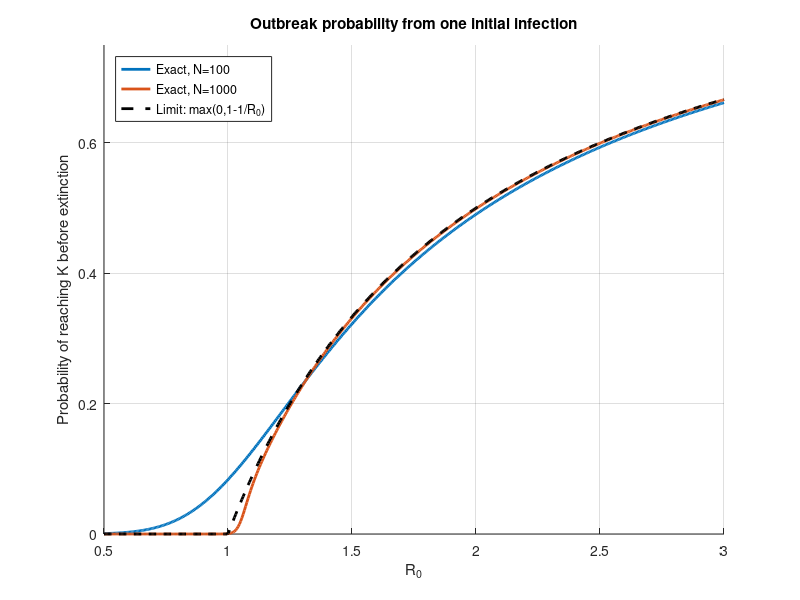

Here is the MATLAB script that generated this plot:
R0vals = linspace(0.5, 3, 500);
Nvals = [100, 1000];

figure('Color','w');
hold on;

colors = lines(3);

for a = 1:length(Nvals)
    N = Nvals(a);
    K = N/10;
    h1 = zeros(size(R0vals));

    for i = 1:length(R0vals)
        R0 = R0vals(i);

        rho = ones(K,1);

        for j = 1:K-1
            rho(j+1) = rho(j) * ...
                N/(R0*(N-j));
        end

        h1(i) = 1/sum(rho);
    end

    plot(R0vals,h1,'LineWidth',2,...
        'Color',colors(a,:),...
        'DisplayName',sprintf('Exact, N=%d',N));
end

hLimit = max(0,1 - 1./R0vals);

plot(R0vals,hLimit,'k--','LineWidth',2,...
    'DisplayName','Limit: max(0,1-1/R_0)');

xlabel('R_0');
ylabel('Probability of reaching K before extinction');
title('Outbreak probability from one initial infection');
legend('Location','northwest');
grid on;
xlim([0.5 3]);
ylim([0 0.75]);

exportgraphics(gcf,'outbreak_probability.png',...
    'Resolution',200);
